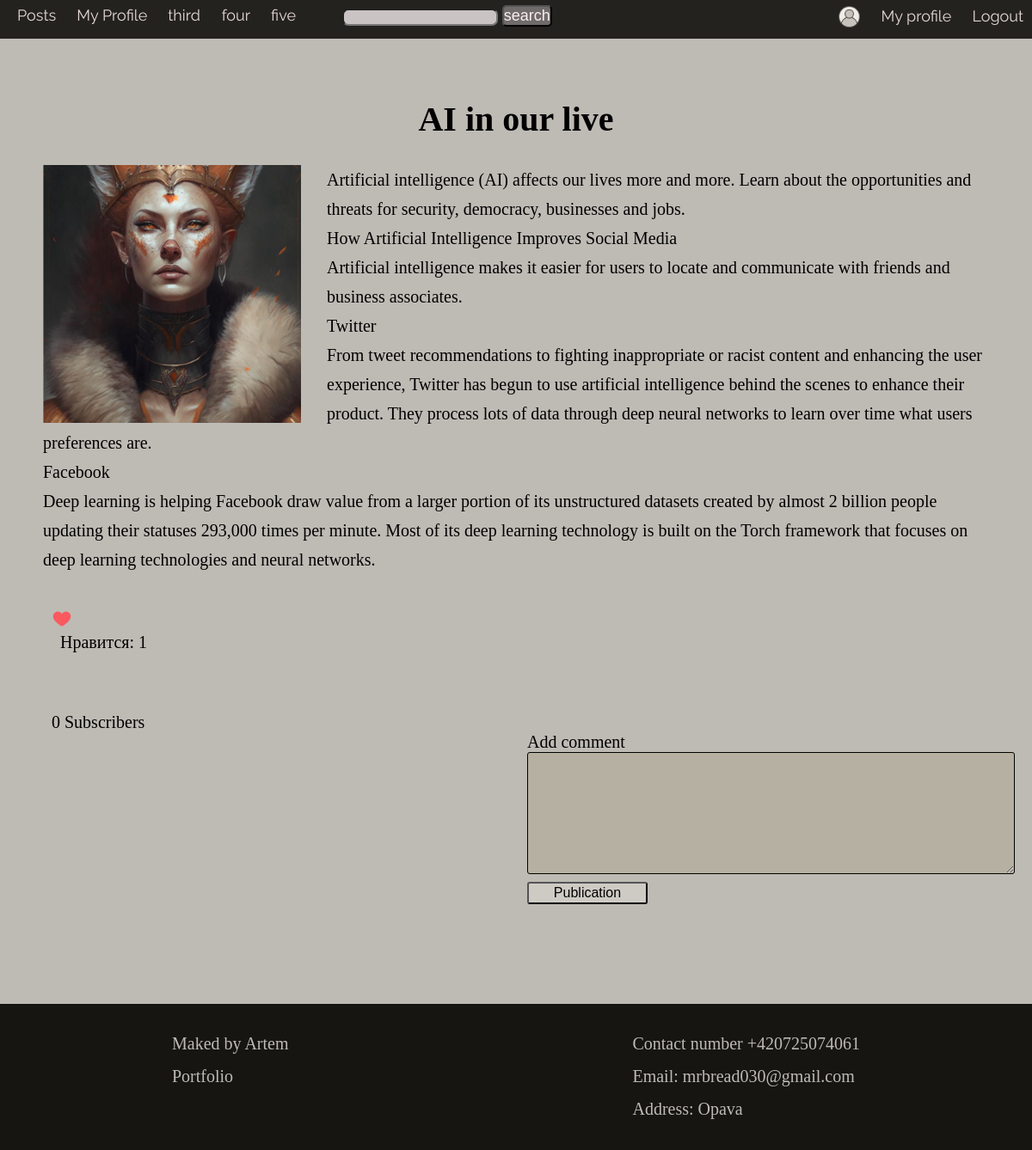
The page /posts/AI in our live/?k=123321123321 (signed in) on the database its author committed.
### app/models.py (models this page shows, shortened)
class Profile(models.Model):
    user = models.ForeignKey(User, on_delete=models.CASCADE)
    avatar = models.ImageField(upload_to='profile_avatar/', default='default_avatar/user.png')

class Posts(models.Model):
    post_avatar = models.ImageField('Avatar', upload_to='post-avatar/')
    header = models.CharField('Header', max_length=30)
    text = models.TextField('Text', max_length=1000)
    owner = models.ForeignKey(User, on_delete=models.CASCADE)
    key = models.CharField('Post key(generate automat)', max_length=20)

### app/views.py (the view)
# urls.py: path('posts/<str:slug>/', post.as_view(), name="post"),
class post(ListView):
    model = Posts
    template_name = 'post.html'
    context_object_name = 'post'
    def get_queryset(self):
        key = self.request.GET.get('k')
        post_name = self.kwargs['slug']
        post = Posts.objects.get(header=post_name, key=key)
        return post
    def get_context_data(self, *args, **kwargs):
        context = super().get_context_data(*args, **kwargs)
        try:
            profile = Profile.objects.get(user=self.request.user)
            context['profile'] = profile
        except Exception:
            pass
        key = self.request.GET.get('k')
        post_name = self.kwargs['slug']
        post = Posts.objects.get(header=post_name, key=key)
        subsc = Subscribe.objects.filter(subscribed__username=post.owner.username)
        try:
            test = Subscribe.objects.get(user=self.request.user, subscribed=post.owner)
            context['test'] = test
        except Exception:
            pass
        context['subsc'] = subsc
        context['like'] = Like.objects.filter(post=post)
        context['comments'] = Comment.objects.filter(post=post)
        context['total_likes'] = Like.objects.filter(post=post)
        return context

### app/templates/post.html (shortened to what this page needs)
{% extends 'base.html' %}
{% load static %}
{% block content %}
    <div class="post" style="min-height: calc(var(--index) * 25);">
        <h2 class="post__h2">{{ post.header }}</h2>
            <div class="description">
                <img class="post__img" src="{{ post.post_avatar.url }}">
                <p>{{ post.text|linebreaks }}</p>
            </div>
    </div>
    <div class="likes" style="min-height: 200px; padding: 40px 10px 10px;">
        {% if user.is_authenticated %}
            {% if like %}
                <form method="post" class="like">
                    <button name="like" type="submit" style="outline: none;border: 0;background: transparent;cursor: pointer;"><img src="{% static 'form/liked.png' %}" alt="" class="like-icon"></button>
                </form>
            {% else %}
            <form method="post" class="like">
                {% csrf_token %}
                <button name="like" type="submit" style="outline: none;border: 0;background: transparent;cursor: pointer;"><img src="{% static 'form/nliked.png' %}" alt="" class="like-icon"></button>
            </form>
            {% endif %}
        {% else %}
            <a href="{% url 'home' %}profile/login" class="like"><img src="{% static 'form/nliked.png' %}" alt="" class="like-icon"></a>
        {% endif %}
        <span style="font-size: 2.5vh;margin-left: 10px;">Нравится: <span class="total_likes">{{ total_likes.count }}</span></span>
        <p class="count_subs" style="font-size: 20px;margin-top: 70px;">{{ subsc.count }} Subscribers</p>
        <div class="comment">
            <p class="comment__p">Add comment</p>
            <form method="post" class="form_comment">
                <textarea class="comment-textarea" name="" id="" cols="50" rows="7"></textarea>
                <button class="add-comment" type="submit" name="add_comment">Publication</button>
            </form>
        </div>
    </div>
        <div class="comments">
        </div>
{% endblock %}

### app/templates/base.html (shortened to what this page needs)
{% load static %}
<!DOCTYPE html>
<html lang="en">
<head>
	<link rel="stylesheet" href="{% static 'css/style-base.css' %}">
	<link rel="stylesheet" href="{% static 'css/posts.css' %}">
</head>
<body>
		<header class="main-header">
		<div class="left-header">
		<ul class="header-links-left">
			<li class="li"><a class="links" href="{% url 'posts' %}">Posts</a></li>
			{% if user.is_authenticated %}
			<li class="li"><a class="links" href="{% url 'myProfile' %}">My Profile</a></li>
			{% endif %}
			<li class="li"><a class="links" href="#">third </a></li>
			<li class="li"><a class="links" href="#">four</a></li>
			<li class="li"><a class="links" href="#">five</a></li>
			<li class="li"><input class="search" name="search" type="text">
				 <button class="submit-search">search</button>
			</li>
		</ul>
		</div>
		<div class="right-header">
			<ul class="header-links-right">
				{% if user.is_authenticated %}
				<li class="li"><img style="height: 25px;z-index: 999;position: relative;top: 7px;" src="{{ profile.avatar.url }}" alt=""></li>
				<li class="li"><a class="links" href="{% url 'myProfile' %}">My profile</a></li>
				<li class="li"><a href="{% url 'home' %}profile/logout" class="links">Logout</a></li>
				{% else %}
				<li class="li"><a class="links" href="{% url 'home' %}profile/signup">Register</a></li>
				<li class="li"><a href="{% url 'home' %}profile/login" class="links">Login</a></li>
				{% endif %}
			</ul>
		</div>
	</header>
	<div class="div">
		{% block content %}
		{% endblock %}
	</div>
	<footer class="main-footer">
		<div class="footer-information">
			<ul class="ul-footer">
				<li class="li-footer"><p>Maked by Artem</p></li>
				<li class="li-footer"><p>Portfolio</p></li>
			</ul>
		</div>
		<div class="footer-contacts">
			<ul class="ul-contacts-footer">
				<li class="li-contacts"><p>Contact number +420725074061</p></li>
				<li class="li-contacts"><p>Email: mrbread030@gmail.com</p></li>
				<li class="li-contacts"><p>Address: Opava</p></li>
			</ul>
		</div>
	</footer>
</body>
</html>

### static/css/style-base.css (style rules this page uses)
* { padding: 0; margin: 0; box-sizing: border-box; }
body { background-color: #bebbb5; }
html, body { height: 100%; }
:root { --index: calc(1vh + 1vw); }
.main-header { height: 45px; width: 100%; background-color: #24221f; font-family: relaway; z-index: 5; }
.header-links-left { white-space: nowrap; position: absolute; margin-top: 6px; }
.header-links-right { float: right; margin-right: 10px; margin-top: 0px; }
.li { display: inline; margin-left: 20px; font-size: calc(var(--index) * 0.9); }
.links { color: #e3d8d8; text-decoration: none; }
.search { margin-left: 30px; height: calc(var(--index) * 1); border-radius: 7px; background-color: #c9c4c3; }
.submit-search { background-color: #706b6b; font-size: calc(var(--index) * 0.9); border-radius: 5px; color: #faeded; }
.div { margin: 70px 50px 60px; min-height: calc(100% - 200px); }
.main-footer { position: relative; bottom: 0; min-width: 100%; height: 170px; margin: 0; background-color: #161512; color: #bebbb5; display: flex; justify-content: space-around }
.main-footer li { list-style-type: none; font-size: calc(var(--index) * 1); margin-top: 15px; }
.main-footer > * { margin-top: 20px; margin-bottom: 10px; }

### static/css/posts.css (style rules this page uses)
.post__img { width: calc(var(--index) * 15); }
.post__h2 { text-align: center; font-size: calc(var(--index) * 2); }
.description { margin-top: 30px; }
.description p { font-size: calc(var(--index) * 1); line-height: calc(var(--index) * 1.7); }
.post__img { float: left; margin-right: 30px; }

### app/templates/post.html (style rules this page uses)
::placeholder { color: white; opacity: .2; }
.comment { position: absolute; right: 20px; margin-bottom: 30px; }
.comment__p { font-size: calc(var(--index)); }
.comment-textarea { background-color: #b5b0a1; border: 1px solid; border-radius: 3px; font-size: calc(var(--index) * .89); }
.add-comment { font-size: calc(var(--index) * .8); display: block; margin-top: 5px; width: calc(var(--index) * 7); height: calc(var(--index) * 1.3); border-radius: 3px; background-color: #cecbc5; }
.comments { max-width: 550px; min-height: 10vh; margin-top: calc(var(--index) * 8); }

### rows shown on the page
Profile: avatar (placeholder picture)
Posts: header "AI in our live", post_avatar (picture), text "Artificial intelligence (AI) affects our lives more and more. Learn about the opportunities and threats for security, democracy, businesses and jobs. How Artificial Intelligence Improves Social Media Artificial intelligence makes it easier for users to locate and communicate with friends and business associates. Twitter From tweet recommendations to fighting inappropriate or racist content and enhancing the user experience, Twitter has begun to use artificial intelligence behind the scenes to enhance their product. They process lots of data through deep neural networks to learn over time what users preferences are. Facebook Deep learning is helping Facebook draw value from a larger portion…"

### other values the page prints
{{ total_likes.count }} "1"
{{ subsc.count }} "0"
